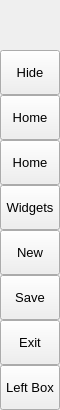
        <widget class="QFrame" name="leftMenuBg">
         <property name="minimumSize">
          <size>
           <width>60</width>
           <height>0</height>
          </size>
         </property>
         <property name="maximumSize">
          <size>
           <width>60</width>
           <height>16777215</height>
          </size>
         </property>
         <property name="frameShape">
          <enum>QFrame::NoFrame</enum>
         </property>
         <property name="frameShadow">
          <enum>QFrame::Raised</enum>
         </property>
         <layout class="QVBoxLayout" name="verticalLayout_3">
          <property name="spacing">
           <number>0</number>
          </property>
          <property name="leftMargin">
           <number>0</number>
          </property>
          <property name="topMargin">
           <number>0</number>
          </property>
          <property name="rightMargin">
           <number>0</number>
          </property>
          <property name="bottomMargin">
           <number>0</number>
          </property>
          <item>
           <widget class="QFrame" name="topLogoInfo">
            <property name="minimumSize">
             <size>
              <width>0</width>
              <height>50</height>
             </size>
            </property>
            <property name="maximumSize">
             <size>
              <width>16777215</width>
              <height>50</height>
             </size>
            </property>
            <property name="font">
             <font>
              <family>Segoe UI</family>
              <pointsize>10</pointsize>
              <italic>false</italic>
              <bold>false</bold>
             </font>
            </property>
            <property name="frameShape">
             <enum>QFrame::NoFrame</enum>
            </property>
            <property name="frameShadow">
             <enum>QFrame::Raised</enum>
            </property>
            <widget class="QFrame" name="topLogo">
             <property name="geometry">
              <rect>
               <x>10</x>
               <y>5</y>
               <width>42</width>
               <height>42</height>
              </rect>
             </property>
             <property name="minimumSize">
              <size>
               <width>42</width>
               <height>42</height>
              </size>
             </property>
             <property name="maximumSize">
              <size>
               <width>42</width>
               <height>42</height>
              </size>
             </property>
             <property name="frameShape">
              <enum>QFrame::NoFrame</enum>
             </property>
             <property name="frameShadow">
              <enum>QFrame::Raised</enum>
             </property>
            </widget>
            <widget class="QLabel" name="titleLeftDescription">
             <property name="geometry">
              <rect>
               <x>70</x>
               <y>27</y>
               <width>160</width>
               <height>16</height>
              </rect>
             </property>
             <property name="maximumSize">
              <size>
               <width>16777215</width>
               <height>16</height>
              </size>
             </property>
             <property name="font">
              <font>
               <family>Segoe UI</family>
               <pointsize>8</pointsize>
               <italic>false</italic>
               <bold>false</bold>
              </font>
             </property>
             <property name="text">
              <string>111111</string>
             </property>
             <property name="alignment">
              <set>Qt::AlignLeading|Qt::AlignLeft|Qt::AlignTop</set>
             </property>
            </widget>
           </widget>
          </item>
          <item>
           <widget class="QFrame" name="leftMenuFrame">
            <property name="frameShape">
             <enum>QFrame::NoFrame</enum>
            </property>
            <property name="frameShadow">
             <enum>QFrame::Raised</enum>
            </property>
            <layout class="QVBoxLayout" name="verticalMenuLayout">
             <property name="spacing">
              <number>0</number>
             </property>
             <property name="leftMargin">
              <number>0</number>
             </property>
             <property name="topMargin">
              <number>0</number>
             </property>
             <property name="rightMargin">
              <number>0</number>
             </property>
             <property name="bottomMargin">
              <number>0</number>
             </property>
             <item>
              <widget class="QFrame" name="toggleBox">
               <property name="maximumSize">
                <size>
                 <width>16777215</width>
                 <height>45</height>
                </size>
               </property>
               <property name="frameShape">
                <enum>QFrame::NoFrame</enum>
               </property>
               <property name="frameShadow">
                <enum>QFrame::Raised</enum>
               </property>
               <layout class="QVBoxLayout" name="verticalLayout_4">
                <property name="spacing">
                 <number>0</number>
                </property>
                <property name="leftMargin">
                 <number>0</number>
                </property>
                <property name="topMargin">
                 <number>0</number>
                </property>
                <property name="rightMargin">
                 <number>0</number>
                </property>
                <property name="bottomMargin">
                 <number>0</number>
                </property>
                <item>
                 <widget class="QPushButton" name="toggleButton">
                  <property name="sizePolicy">
                   <sizepolicy hsizetype="Expanding" vsizetype="Fixed">
                    <horstretch>0</horstretch>
                    <verstretch>0</verstretch>
                   </sizepolicy>
                  </property>
                  <property name="minimumSize">
                   <size>
                    <width>0</width>
                    <height>45</height>
                   </size>
                  </property>
                  <property name="font">
                   <font>
                    <family>Segoe UI</family>
                    <pointsize>10</pointsize>
                    <italic>false</italic>
                    <bold>false</bold>
                   </font>
                  </property>
                  <property name="cursor">
                   <cursorShape>PointingHandCursor</cursorShape>
                  </property>
                  <property name="layoutDirection">
                   <enum>Qt::LeftToRight</enum>
                  </property>
                  <property name="styleSheet">
                   <string notr="true">background-image: url(:/icons/images/icons/icon_menu.png);</string>
                  </property>
                  <property name="text">
                   <string>Hide</string>
                  </property>
                 </widget>
                </item>
               </layout>
              </widget>
             </item>
             <item alignment="Qt::AlignTop">
              <widget class="QFrame" name="topMenu">
               <property name="frameShape">
                <enum>QFrame::NoFrame</enum>
               </property>
               <property name="frameShadow">
                <enum>QFrame::Raised</enum>
               </property>
               <layout class="QVBoxLayout" name="verticalLayout_8">
                <property name="spacing">
                 <number>0</number>
                </property>
                <property name="leftMargin">
                 <number>0</number>
                </property>
                <property name="topMargin">
                 <number>0</number>
                </property>
                <property name="rightMargin">
                 <number>0</number>
                </property>
                <property name="bottomMargin">
                 <number>0</number>
                </property>
                <item>
                 <widget class="QPushButton" name="btn_home_New">
                  <property name="sizePolicy">
                   <sizepolicy hsizetype="Expanding" vsizetype="Fixed">
                    <horstretch>0</horstretch>
                    <verstretch>0</verstretch>
                   </sizepolicy>
                  </property>
                  <property name="minimumSize">
                   <size>
                    <width>0</width>
                    <height>45</height>
                   </size>
                  </property>
                  <property name="font">
                   <font>
                    <family>Segoe UI</family>
                    <pointsize>10</pointsize>
                    <italic>false</italic>
                    <bold>false</bold>
                   </font>
                  </property>
                  <property name="cursor">
                   <cursorShape>PointingHandCursor</cursorShape>
                  </property>
                  <property name="layoutDirection">
                   <enum>Qt::LeftToRight</enum>
                  </property>
                  <property name="styleSheet">
                   <string notr="true">background-image: url(:/icons/images/icons/cil-home.png);</string>
                  </property>
                  <property name="text">
                   <string>Home</string>
                  </property>
                 </widget>
                </item>
                <item>
                 <widget class="QPushButton" name="btn_home">
                  <property name="sizePolicy">
                   <sizepolicy hsizetype="Expanding" vsizetype="Fixed">
                    <horstretch>0</horstretch>
                    <verstretch>0</verstretch>
                   </sizepolicy>
                  </property>
                  <property name="minimumSize">
                   <size>
                    <width>0</width>
                    <height>45</height>
                   </size>
                  </property>
                  <property name="font">
                   <font>
                    <family>Segoe UI</family>
                    <pointsize>10</pointsize>
                    <italic>false</italic>
                    <bold>false</bold>
                   </font>
                  </property>
                  <property name="cursor">
                   <cursorShape>PointingHandCursor</cursorShape>
                  </property>
                  <property name="layoutDirection">
                   <enum>Qt::LeftToRight</enum>
                  </property>
                  <property name="styleSheet">
                   <string notr="true">background-image: url(:/icons/images/icons/cil-home.png);</string>
                  </property>
                  <property name="text">
                   <string>Home</string>
                  </property>
                 </widget>
                </item>
                <item>
                 <widget class="QPushButton" name="btn_widgets">
                  <property name="sizePolicy">
                   <sizepolicy hsizetype="Expanding" vsizetype="Fixed">
                    <horstretch>0</horstretch>
                    <verstretch>0</verstretch>
                   </sizepolicy>
                  </property>
                  <property name="minimumSize">
                   <size>
                    <width>0</width>
                    <height>45</height>
                   </size>
                  </property>
                  <property name="font">
                   <font>
                    <family>Segoe UI</family>
                    <pointsize>10</pointsize>
                    <italic>false</italic>
                    <bold>false</bold>
                   </font>
                  </property>
                  <property name="cursor">
                   <cursorShape>PointingHandCursor</cursorShape>
                  </property>
                  <property name="layoutDirection">
                   <enum>Qt::LeftToRight</enum>
                  </property>
                  <property name="styleSheet">
                   <string notr="true">background-image: url(:/icons/images/icons/cil-gamepad.png);</string>
                  </property>
                  <property name="text">
                   <string>Widgets</string>
                  </property>
                 </widget>
                </item>
                <item>
                 <widget class="QPushButton" name="btn_new">
                  <property name="sizePolicy">
                   <sizepolicy hsizetype="Expanding" vsizetype="Fixed">
                    <horstretch>0</horstretch>
                    <verstretch>0</verstretch>
                   </sizepolicy>
                  </property>
                  <property name="minimumSize">
                   <size>
                    <width>0</width>
                    <height>45</height>
                   </size>
                  </property>
                  <property name="font">
                   <font>
                    <family>Segoe UI</family>
                    <pointsize>10</pointsize>
                    <italic>false</italic>
                    <bold>false</bold>
                   </font>
                  </property>
                  <property name="cursor">
                   <cursorShape>PointingHandCursor</cursorShape>
                  </property>
                  <property name="layoutDirection">
                   <enum>Qt::LeftToRight</enum>
                  </property>
                  <property name="styleSheet">
                   <string notr="true">background-image: url(:/icons/images/icons/cil-file.png);</string>
                  </property>
                  <property name="text">
                   <string>New</string>
                  </property>
                 </widget>
                </item>
                <item>
                 <widget class="QPushButton" name="btn_save">
                  <property name="sizePolicy">
                   <sizepolicy hsizetype="Expanding" vsizetype="Fixed">
                    <horstretch>0</horstretch>
                    <verstretch>0</verstretch>
                   </sizepolicy>
                  </property>
                  <property name="minimumSize">
                   <size>
                    <width>0</width>
                    <height>45</height>
                   </size>
                  </property>
                  <property name="font">
                   <font>
                    <family>Segoe UI</family>
                    <pointsize>10</pointsize>
                    <italic>false</italic>
                    <bold>false</bold>
                   </font>
                  </property>
                  <property name="cursor">
                   <cursorShape>PointingHandCursor</cursorShape>
                  </property>
                  <property name="layoutDirection">
                   <enum>Qt::LeftToRight</enum>
                  </property>
                  <property name="styleSheet">
                   <string notr="true">background-image: url(:/icons/images/icons/cil-save.png)</string>
                  </property>
                  <property name="text">
                   <string>Save</string>
                  </property>
                 </widget>
                </item>
                <item>
                 <widget class="QPushButton" name="btn_exit">
                  <property name="sizePolicy">
                   <sizepolicy hsizetype="Expanding" vsizetype="Fixed">
                    <horstretch>0</horstretch>
                    <verstretch>0</verstretch>
                   </sizepolicy>
                  </property>
                  <property name="minimumSize">
                   <size>
                    <width>0</width>
                    <height>45</height>
                   </size>
                  </property>
                  <property name="font">
                   <font>
                    <family>Segoe UI</family>
                    <pointsize>10</pointsize>
                    <italic>false</italic>
                    <bold>false</bold>
                   </font>
                  </property>
                  <property name="cursor">
                   <cursorShape>PointingHandCursor</cursorShape>
                  </property>
                  <property name="layoutDirection">
                   <enum>Qt::LeftToRight</enum>
                  </property>
                  <property name="styleSheet">
                   <string notr="true">background-image: url(:/icons/images/icons/cil-x.png);</string>
                  </property>
                  <property name="text">
                   <string>Exit</string>
                  </property>
                 </widget>
                </item>
               </layout>
              </widget>
             </item>
             <item alignment="Qt::AlignBottom">
              <widget class="QFrame" name="bottomMenu">
               <property name="frameShape">
                <enum>QFrame::NoFrame</enum>
               </property>
               <property name="frameShadow">
                <enum>QFrame::Raised</enum>
               </property>
               <layout class="QVBoxLayout" name="verticalLayout_9">
                <property name="spacing">
                 <number>0</number>
                </property>
                <property name="leftMargin">
                 <number>0</number>
                </property>
                <property name="topMargin">
                 <number>0</number>
                </property>
                <property name="rightMargin">
                 <number>0</number>
                </property>
                <property name="bottomMargin">
                 <number>0</number>
                </property>
                <item>
                 <widget class="QPushButton" name="toggleLeftBox">
                  <property name="sizePolicy">
                   <sizepolicy hsizetype="Expanding" vsizetype="Fixed">
                    <horstretch>0</horstretch>
                    <verstretch>0</verstretch>
                   </sizepolicy>
                  </property>
                  <property name="minimumSize">
                   <size>
                    <width>0</width>
                    <height>45</height>
                   </size>
                  </property>
                  <property name="font">
                   <font>
                    <family>Segoe UI</family>
                    <pointsize>10</pointsize>
                    <italic>false</italic>
                    <bold>false</bold>
                   </font>
                  </property>
                  <property name="cursor">
                   <cursorShape>PointingHandCursor</cursorShape>
                  </property>
                  <property name="layoutDirection">
                   <enum>Qt::LeftToRight</enum>
                  </property>
                  <property name="styleSheet">
                   <string notr="true">background-image: url(:/icons/images/icons/icon_settings.png);</string>
                  </property>
                  <property name="text">
                   <string>Left Box</string>
                  </property>
                 </widget>
                </item>
               </layout>
              </widget>
             </item>
            </layout>
           </widget>
          </item>
         </layout>
        </widget>
